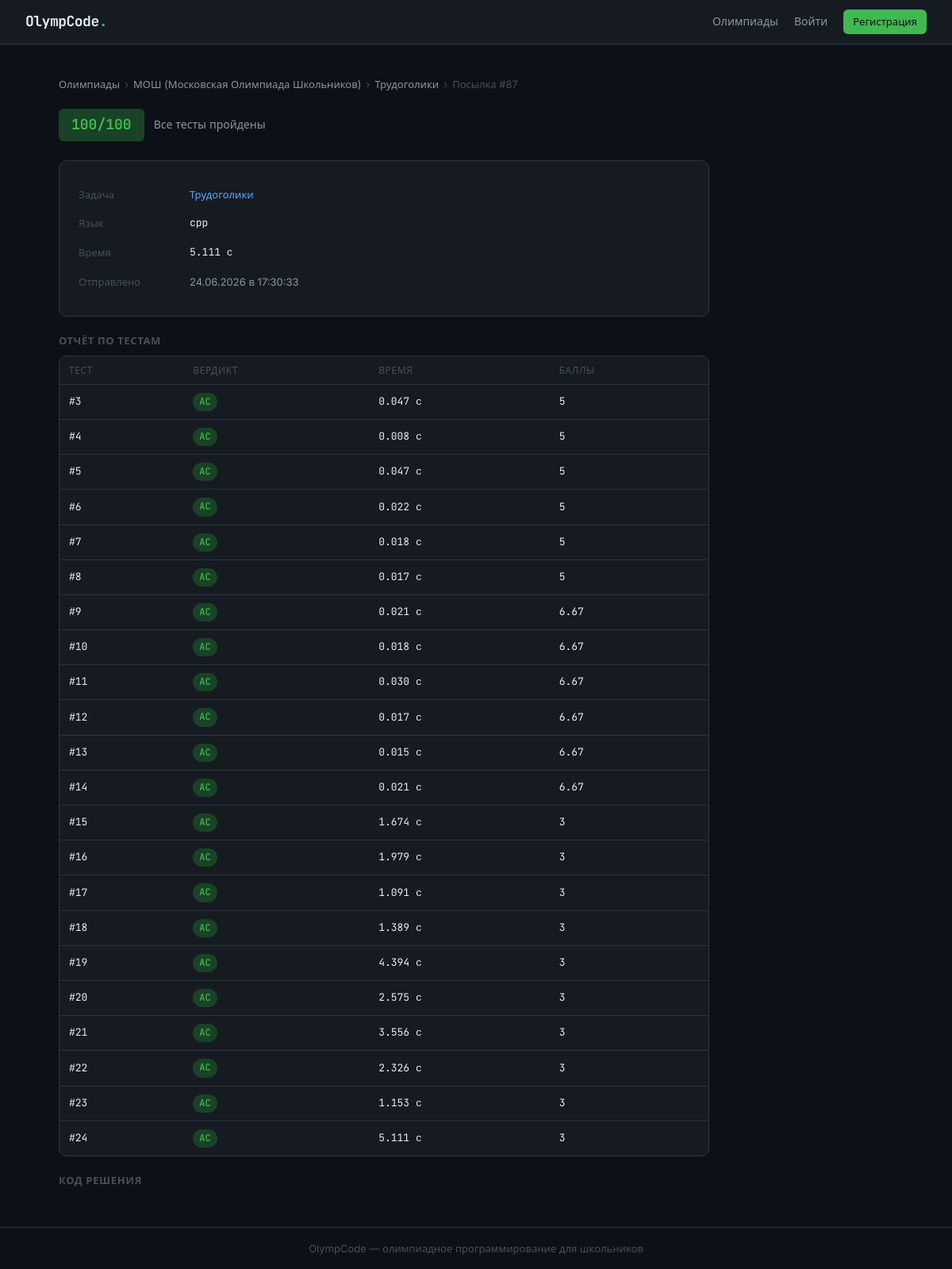
Screenshot of /submissions/87 with the database file from the repository.
### models.py (models this page shows)
class Contest(Base):
    __tablename__ = "contests"
    id:          Mapped[int]        = mapped_column(Integer, primary_key=True)
    title:       Mapped[str]        = mapped_column(String(256))
    year:        Mapped[int | None] = mapped_column(Integer, nullable=True)
    description: Mapped[str | None] = mapped_column(Text, nullable=True)
    format:      Mapped[ContestFormat] = mapped_column(SAEnum(ContestFormat), default=ContestFormat.POLYGON)
    is_visible:  Mapped[bool]       = mapped_column(Boolean, default=False)
    created_at:  Mapped[datetime]   = mapped_column(DateTime, default=datetime.now)
    contest_tasks: Mapped[list["ContestTask"]] = relationship(back_populates="contest")

class Task(Base):
    __tablename__ = "tasks"
    id:             Mapped[int]          = mapped_column(Integer, primary_key=True)
    topic_id:       Mapped[int | None]   = mapped_column(ForeignKey("topics.id"), nullable=True)
    order_in_topic: Mapped[int]          = mapped_column(Integer, default=1)
    title:          Mapped[str]          = mapped_column(String(256))
    statement_md:   Mapped[str | None]   = mapped_column(Text, nullable=True)
    statement_html: Mapped[str | None]   = mapped_column(Text, nullable=True)
    time_limit:     Mapped[float]        = mapped_column(Float, default=1.0)
    memory_limit:   Mapped[int]          = mapped_column(Integer, default=256)
    tests_path:     Mapped[str]          = mapped_column(String(512))
    checker_path:   Mapped[str]          = mapped_column(String(512))
    scoring_type:     Mapped[ScoringType]  = mapped_column(SAEnum(ScoringType), default=ScoringType.ICPC)
    max_score:        Mapped[float]        = mapped_column(Float, default=0.0)
    test_scores_json: Mapped[str | None]   = mapped_column(Text, nullable=True)  # JSON список баллов за каждый тест
    is_output_only:   Mapped[bool]         = mapped_column(Boolean, default=False)  # MOSH: участник сдаёт готовый файл-ответ, а не код
    is_interactive:    Mapped[bool]        = mapped_column(Boolean, default=False)  # Polygon: есть interactor, программа общается с ним в реальном времени
    interactor_path:   Mapped[str | None]  = mapped_column(String(512), nullable=True)  # путь к скомпилированному interactor (для отладки, судья пока не запускает)
    topic:         Mapped["Topic | None"]      = relationship(back_populates="tasks")
    submissions:   Mapped[list["Submission"]]  = relationship(back_populates="task")
    subtasks:      Mapped[list["Subtask"]]     = relationship(back_populates="task")
    contest_tasks: Mapped[list["ContestTask"]] = relationship(back_populates="task")

class Submission(Base):
    __tablename__ = "submissions"
    id:                     Mapped[int]          = mapped_column(Integer, primary_key=True)
    user_id:                Mapped[int]          = mapped_column(ForeignKey("users.id"))
    task_id:                Mapped[int]          = mapped_column(ForeignKey("tasks.id"))
    task_submission_number: Mapped[int]          = mapped_column(Integer, default=1)
    code:                   Mapped[str]          = mapped_column(Text)
    language:               Mapped[str]          = mapped_column(String(16), default="cpp")
    verdict:                Mapped[Verdict]      = mapped_column(SAEnum(Verdict), default=Verdict.PENDING)
    failed_test:            Mapped[int | None]   = mapped_column(Integer, nullable=True)
    error_output:           Mapped[str | None]   = mapped_column(Text, nullable=True)
    execution_time:         Mapped[float | None] = mapped_column(Float, nullable=True)
    score:                  Mapped[float | None] = mapped_column(Float, nullable=True)
    ai_hint:                Mapped[str | None]   = mapped_column(Text, nullable=True)
    submitted_at:           Mapped[datetime]     = mapped_column(DateTime, default=datetime.now)
    user:         Mapped["User"]             = relationship(back_populates="submissions")
    task:         Mapped["Task"]             = relationship(back_populates="submissions")
    test_results: Mapped[list["TestResult"]] = relationship(back_populates="submission")

class TestResult(Base):
    __tablename__ = "test_results"
    id:             Mapped[int]          = mapped_column(Integer, primary_key=True)
    submission_id:  Mapped[int]          = mapped_column(ForeignKey("submissions.id"))
    test_number:    Mapped[int]          = mapped_column(Integer)
    verdict:        Mapped[Verdict]      = mapped_column(SAEnum(Verdict))
    execution_time: Mapped[float | None] = mapped_column(Float, nullable=True)
    score:          Mapped[float]        = mapped_column(Float, default=0.0)
    submission: Mapped["Submission"] = relationship(back_populates="test_results")

### routers/submissions.py (the view)
@router.get("/{submission_id}")
async def submission_detail(submission_id: int, request: Request, contest_id: int | None = None, db: Session = Depends(get_db)):
    user = get_current_user(request, db)
    sub  = db.query(Submission).filter_by(id=submission_id).first()
    if not sub:
        return render_404(request, user)
    if user and sub.user_id != user.id and not user.is_admin:
        return render_404(request, user)
    contest = None
    if contest_id:
        from models import Contest
        contest = db.query(Contest).filter_by(id=contest_id).first()
    if not contest and sub.task_id:
        from models import ContestTask, Contest
        ct = db.query(ContestTask).filter_by(task_id=sub.task_id).first()
        if ct:
            contest = db.query(Contest).filter_by(id=ct.contest_id).first()
    return templates.TemplateResponse("submissions/detail.html", {
        "request": request,
        "user":    user,
        "sub":     sub,
        "task":    sub.task,
        "contest": contest,
    })

### templates/submissions/detail.html (shortened to what this page needs)
{% extends "base.html" %}
{% block content %}
<div class="breadcrumb">
  {% if contest %}
    <a href="/contests/">Олимпиады</a>
    <span>›</span>
    <a href="/contests/{{ contest.id }}">{{ contest.title }}</a>
    <span>›</span>
    <a href="/task/{{ task.id }}?contest_id={{ contest.id }}">{{ task.title }}</a>
    <span>›</span>
  {% endif %}
  <span>Посылка #{{ sub.id }}</span>
</div>
<div style="max-width: 820px">
  <div class="verdict-header">
    <span class="verdict-badge badge badge--{{ sub.verdict.value.lower() }}" id="verdict-badge">
      {% if task.scoring_type.value != 'icpc' and sub.score is not none %}
        {{ sub.score | format_score }}/{{ task.max_score | format_score }}
      {% else %}
        {{ sub.verdict.value }}
      {% endif %}
    </span>
    <span style="color:var(--text-2); font-size:14px">
      {% if sub.verdict.value in ['PENDING', 'RUNNING'] %}
        <span class="spinner"></span> Проверяется...
      {% elif sub.failed_test %}
        Первый упавший тест #{{ sub.failed_test }}
      {% elif sub.verdict.value == 'AC' %}
        Все тесты пройдены
      {% endif %}
    </span>
  </div>
  <div class="card" style="margin-bottom:20px">
    <table style="width:100%; font-size:13px; border-collapse:collapse">
      <tr>
        <td style="padding:8px 0; color:var(--text-3); width:140px">Задача</td>
        {% if contest %}
          <td><a href="/task/{{ task.id }}?contest_id={{ contest.id }}">{{ task.title }}</a></td>
        {% else %}
          <td><a href="/task/{{ task.id }}">{{ task.title }}</a></td>
        {% endif %}
      </tr>
      <tr>
        <td style="padding:8px 0; color:var(--text-3)">Язык</td>
        <td style="font-family:var(--mono)">{{ sub.language }}</td>
      </tr>
      <tr>
        <td style="padding:8px 0; color:var(--text-3)">Время</td>
        <td style="font-family:var(--mono)" id="exec-time">
          {% if sub.execution_time %}{{ '%.3f'|format(sub.execution_time) }} с{% else %}—{% endif %}
        </td>
      </tr>
      <tr>
        <td style="padding:8px 0; color:var(--text-3)">Отправлено</td>
        <td style="color:var(--text-2)">{{ sub.submitted_at.strftime('%d.%m.%Y в %H:%M:%S') }}</td>
      </tr>
    </table>
  </div>
  {% if sub.test_results %}
  <div style="margin-bottom:20px">
    <h3 style="font-size:13px; font-weight:600; color:var(--text-3); margin-bottom:8px; text-transform:uppercase; letter-spacing:.05em">
      Отчёт по тестам
    </h3>
    <div class="card" style="padding: 0; overflow: hidden;">
      <table class="submissions-table" style="margin: 0;">
        <thead style="background: var(--bg-card);">
          <tr>
            <th>Тест</th>
            <th>Вердикт</th>
            <th>Время</th>
            {% if task.scoring_type.value != 'icpc' %}
            <th>Баллы</th>
            {% endif %}
          </tr>
        </thead>
        <tbody>
          {% for test in sub.test_results | sort(attribute='test_number') %}
          <tr>
            <td>#{{ test.test_number }}</td>
            <td>
              <span class="badge badge--{{ test.verdict.value.lower() }}">
                {{ test.verdict.value }}
              </span>
            </td>
            <td>{{ "%.3f"|format(test.execution_time) if test.execution_time else "—" }} с</td>
            {% if task.scoring_type.value != 'icpc' %}
            <td>{{ test.score | format_score }}</td>
            {% endif %}
          </tr>
          {% endfor %}
        </tbody>
      </table>
    </div>
  </div>
  {% endif %}
  <div>
    <h3 style="font-size:13px; font-weight:600; color:var(--text-3); margin-bottom:8px; text-transform:uppercase; letter-spacing:.05em">
      Код решения
    </h3>
  </div>
</div>
{% endblock %}
{% block scripts %}
<link rel="stylesheet" href="https://cdnjs.cloudflare.com/ajax/libs/codemirror/5.65.16/codemirror.min.css">
<link rel="stylesheet" href="https://cdnjs.cloudflare.com/ajax/libs/codemirror/5.65.16/theme/dracula.min.css">
{% endblock %}

### static/css/main.css (style rules this page uses)
*, *::before, *::after { box-sizing: border-box; margin: 0; padding: 0; }
:root { --bg: #0d1117; --bg-card: #161b22; --bg-input: #0d1117; --border: #30363d; --border-hi: #58a6ff; --text: #e6edf3; --text-2: #8b949e; --text-3: #484f58; --green: #3fb950; --green-dim: #1a4226; --red: #f85149; --red-dim: #3d1a19; --amber: #d29922; --amber-dim: #2d2208; --blue: #58a6ff; --mono: 'JetBrains Mono', 'Courier New', monospace; --sans: 'Inter', system-ui, sans-serif; --radius: 6px; --radius-lg: 10px; }
html { scroll-behavior: smooth; }
body { background: var(--bg); color: var(--text); font-family: var(--sans); font-size: 15px; line-height: 1.6; min-height: 100vh; display: flex; flex-direction: column; }
a { color: var(--blue); text-decoration: none; }
.card { background: var(--bg-card); border: 1px solid var(--border); border-radius: var(--radius-lg); padding: 24px; }
.badge { display: inline-flex; align-items: center; padding: 2px 8px; border-radius: 20px; font-family: var(--mono); font-size: 12px; font-weight: 500; }
.badge--ac { background: var(--green-dim); color: var(--green); }
.submissions-table { width: 100%; border-collapse: collapse; font-size: 14px; }
.submissions-table th { text-align: left; padding: 8px 12px; font-size: 12px; font-weight: 500; color: var(--text-3); text-transform: uppercase; letter-spacing: .05em; border-bottom: 1px solid var(--border); }
.submissions-table td { padding: 10px 12px; border-bottom: 1px solid var(--border); font-family: var(--mono); font-size: 13px; }
.submissions-table tr:last-child td { border-bottom: none; }
.verdict-header { display: flex; align-items: center; gap: 12px; margin-bottom: 24px; }
.verdict-badge { font-family: var(--mono); font-size: 18px; font-weight: 700; padding: 6px 16px; border-radius: var(--radius); }
.breadcrumb { font-size: 13px; color: var(--text-3); margin-bottom: 20px; display: flex; align-items: center; gap: 6px; }
.breadcrumb a { color: var(--text-2); }

### rows the page displays
Contest: title "МОШ (Московская Олимпиада Школьников)"
Task: title "Трудоголики", max_score "100"
Submission: id "87", score "100", language "cpp", execution_time "5.111", submitted_at "24.06.2026 в 17:30:33"
TestResult: test_number "3", verdict.value "AC", execution_time "0.047", score "5"
TestResult: test_number "4", verdict.value "AC", execution_time "0.008", score "5"
TestResult: test_number "5", verdict.value "AC", execution_time "0.047", score "5"
TestResult: test_number "6", verdict.value "AC", execution_time "0.022", score "5"
TestResult: test_number "7", verdict.value "AC", execution_time "0.018", score "5"
TestResult: test_number "8", verdict.value "AC", execution_time "0.017", score "5"
TestResult: test_number "9", verdict.value "AC", execution_time "0.021", score "6.67"
TestResult: test_number "10", verdict.value "AC", execution_time "0.018", score "6.67"
TestResult: test_number "11", verdict.value "AC", execution_time "0.030", score "6.67"
TestResult: test_number "12", verdict.value "AC", execution_time "0.017", score "6.67"
TestResult: test_number "13", verdict.value "AC", execution_time "0.015", score "6.67"
TestResult: test_number "14", verdict.value "AC", execution_time "0.021", score "6.67"
TestResult: test_number "15", verdict.value "AC", execution_time "1.674", score "3"
TestResult: test_number "16", verdict.value "AC", execution_time "1.979", score "3"
TestResult: test_number "17", verdict.value "AC", execution_time "1.091", score "3"
TestResult: test_number "18", verdict.value "AC", execution_time "1.389", score "3"
TestResult: test_number "19", verdict.value "AC", execution_time "4.394", score "3"
TestResult: test_number "20", verdict.value "AC", execution_time "2.575", score "3"
TestResult: test_number "21", verdict.value "AC", execution_time "3.556", score "3"
TestResult: test_number "22", verdict.value "AC", execution_time "2.326", score "3"
TestResult: test_number "23", verdict.value "AC", execution_time "1.153", score "3"
TestResult: test_number "24", verdict.value "AC", execution_time "5.111", score "3"
